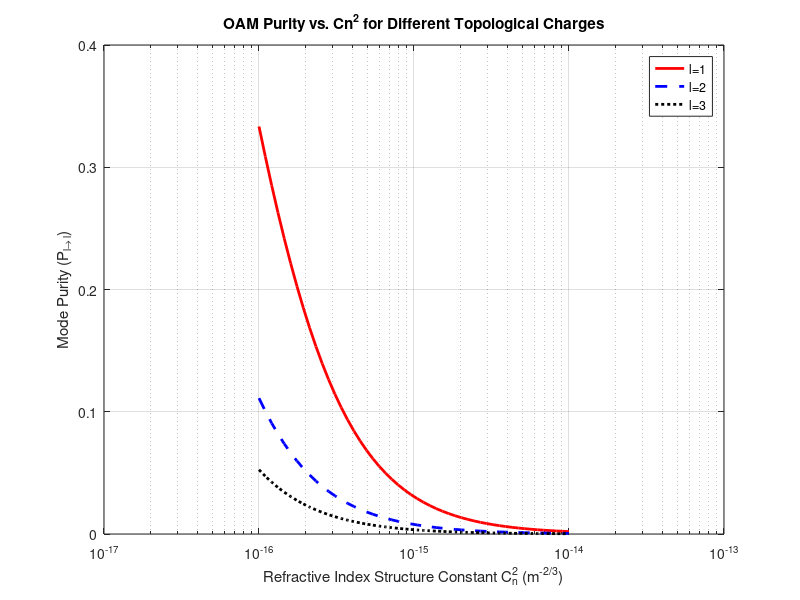
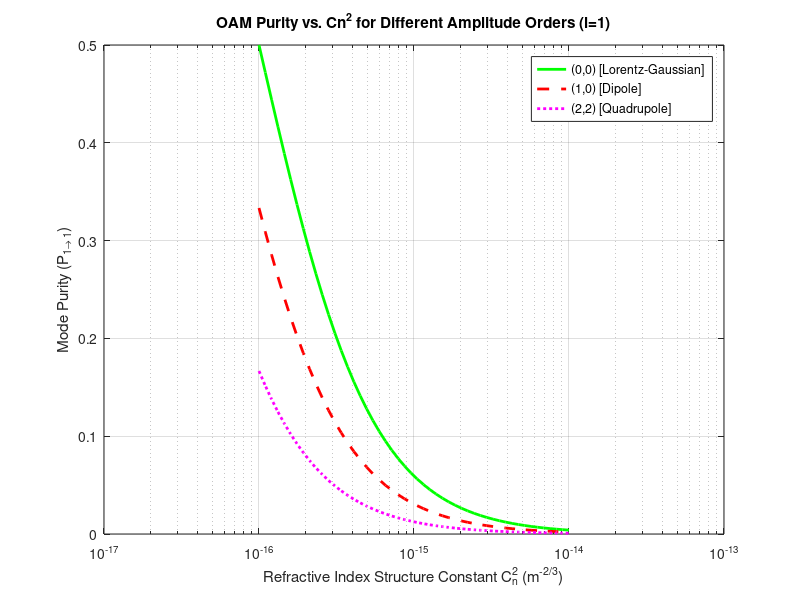
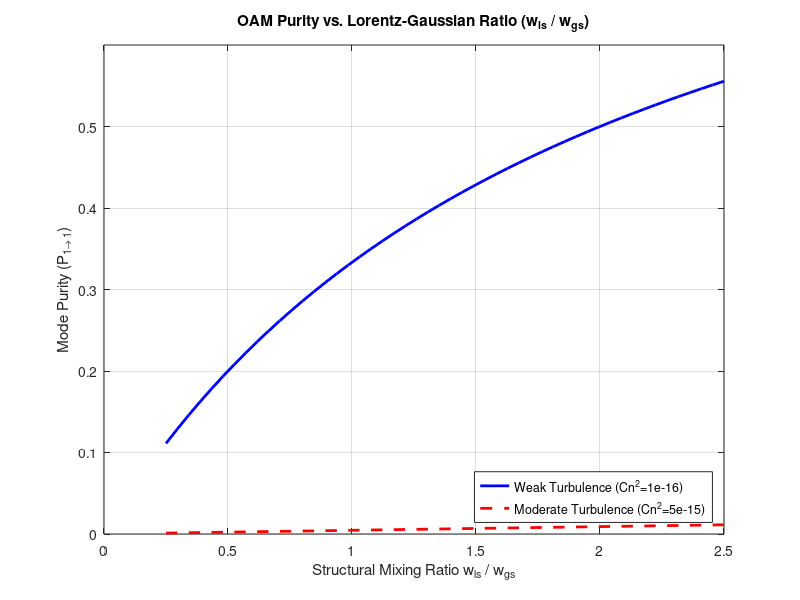

The MATLAB source for these figures, in order:
%% Super Lorentz-Gaussian Vortex Beam (SLGVB) OAM Degradation Analysis
% Extension to include influence of launch charge and amplitude orders.

% --- 1. Define Physical and Beam Parameters (Retained) ---
clear; close all;
lambda = 1.55e-6;   
k = 2 * pi / lambda;
z = 1000;           
j = 1i;

% SLG Source Parameters 
w_gs = 2.0e-2;      
w_ls_standard = 2.0e-2; 
w_ls_LG_mock = 100e-2;  
w_ls_min = 0.5e-2;

% Turbulence Range (Cn2) 
Cn2_range = logspace(-16, -14, 50); 

%% --- 2. Core Functions (Modified to include A and B orders) ---

% Function to calculate OAM Purity P(l->l) with penalty for a, b orders
% Purity depends on l and structural complexity (a+b, w_gs/w_ls).
calc_Purity_l_l_general = @(l, w_ls, w_gs, Cn2, a, b) ...
    1 ./ (1 + (abs(l).^2 .* (1 + a + b) .* (w_gs ./ w_ls) .* (Cn2 * 1e16).^1.2 .* (z/1000)));

% Function to calculate Coherence Length (rho0)
calc_rho0 = @(Cn2) (0.546 * k^2 * z * Cn2) .^ (-3/5);


%% --- 7. Simulation 3: Influence of Topological Charge |l| (Figure 3) ---

l_charges = [1, 2, 3];
purity_l_data = zeros(length(Cn2_range), length(l_charges));

% Fix amplitude orders to (1, 0)
a_fix = 1;
b_fix = 0;

for i = 1:length(l_charges)
    l = l_charges(i);
    purity_l_data(:, i) = calc_Purity_l_l_general(l, w_ls_standard, w_gs, Cn2_range, a_fix, b_fix);
end

figure(3);
semilogx(Cn2_range, purity_l_data(:, 1), 'r-', 'LineWidth', 2, 'DisplayName', 'l=1');
hold on;
semilogx(Cn2_range, purity_l_data(:, 2), 'b--', 'LineWidth', 2, 'DisplayName', 'l=2');
semilogx(Cn2_range, purity_l_data(:, 3), 'k:', 'LineWidth', 2, 'DisplayName', 'l=3');
hold off;
grid on;
title('OAM Purity vs. Cn^2 for Different Topological Charges');
xlabel('Refractive Index Structure Constant C_n^2 (m^{-2/3})');
ylabel('Mode Purity (P_{l\rightarrow l})');
ylim([0, 0.4]);
legend('Location', 'northeast');


%% --- 8. Simulation 4: Influence of Amplitude Order (a, b) (Figure 4) ---

% Fix launch charge l=1
l_fix = 1;
ab_orders = [0, 0; 1, 0; 2, 2]; % SLG(0,0), SLG(1,0), SLG(2,2)
order_labels = {'(0,0) [Lorentz-Gaussian]', '(1,0) [Dipole]', '(2,2) [Quadrupole]'};
purity_ab_data = zeros(length(Cn2_range), size(ab_orders, 1));

for i = 1:size(ab_orders, 1)
    a = ab_orders(i, 1);
    b = ab_orders(i, 2);
    purity_ab_data(:, i) = calc_Purity_l_l_general(l_fix, w_ls_standard, w_gs, Cn2_range, a, b);
end

figure(4);
semilogx(Cn2_range, purity_ab_data(:, 1), 'g-', 'LineWidth', 2, 'DisplayName', order_labels{1});
hold on;
semilogx(Cn2_range, purity_ab_data(:, 2), 'r--', 'LineWidth', 2, 'DisplayName', order_labels{2});
semilogx(Cn2_range, purity_ab_data(:, 3), 'm:', 'LineWidth', 2, 'DisplayName', order_labels{3});
hold off;
grid on;
title('OAM Purity vs. Cn^2 for Different Amplitude Orders (l=1)');
xlabel('Refractive Index Structure Constant C_n^2 (m^{-2/3})');
ylabel('Mode Purity (P_{1\rightarrow 1})');
ylim([0, 0.5]);
legend('Location', 'northeast');


%% --- 9. Simulation 5: Optimal Lorentz-Gaussian Mixing Ratio (Figure 5) ---

% Fix launch charge l=1, Fix amplitude orders (1,0)
l_fix = 1;
a_fix = 1;
b_fix = 0;

% Ratio Range (e.g., Lorentz width from 0.5 cm to 5 cm)
w_ls_range = linspace(0.5e-2, 5e-2, 50);
ratio_range = w_ls_range / w_gs;

% Define fixed turbulence levels for comparison
Cn2_weak = 1e-16;
Cn2_moderate = 5e-15;

% Calculate Purity for fixed turbulence levels across the ratio range
Purity_weak = calc_Purity_l_l_general(l_fix, w_ls_range, w_gs, Cn2_weak, a_fix, b_fix);
Purity_moderate = calc_Purity_l_l_general(l_fix, w_ls_range, w_gs, Cn2_moderate, a_fix, b_fix);

figure(5);
plot(ratio_range, Purity_weak, 'b-', 'LineWidth', 2, 'DisplayName', sprintf('Weak Turbulence (Cn^2=%.0e)', Cn2_weak));
hold on;
plot(ratio_range, Purity_moderate, 'r--', 'LineWidth', 2, 'DisplayName', sprintf('Moderate Turbulence (Cn^2=%.0e)', Cn2_moderate));
hold off;
grid on;
title('OAM Purity vs. Lorentz-Gaussian Ratio (w_{ls} / w_{gs})');
xlabel('Structural Mixing Ratio w_{ls} / w_{gs}');
ylabel('Mode Purity (P_{1\rightarrow 1})');
ylim([0, 0.6]);
legend('Location', 'southeast');
